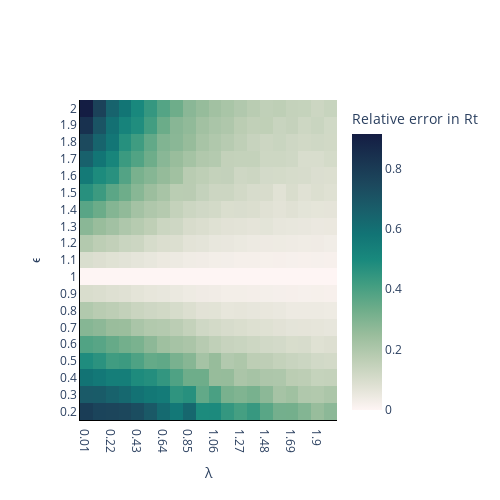

The code cell stored with this chart in its notebook:
### Markdown cell above
### Compute heatmap of the divergence between posteriors fitted the true and baseline ϵ for different values of ϵ and λ

### Code cell
fig = go.Figure()

# Plot heatmap
fig.add_trace(
    go.Heatmap(
        x=np.round(lambdas, 2),
        y=np.round(epsilon_values, 2),
        z=difference,
        type = 'heatmap',
        coloraxis= 'coloraxis',
    ),
)

# Add axis labels
fig.update_xaxes(type='category', title_text='λ')
fig.update_yaxes(type='category', title_text='ϵ')

fig.update_layout(
    boxmode='group',
    height=500,
    width=500,
    plot_bgcolor='white',
    xaxis=dict(
        linecolor='black'),
    yaxis=dict(
        linecolor='black'),
    coloraxis=dict(colorscale='tempo'))


fig.update_layout(
    coloraxis_colorbar=dict(
        title="Relative error in Rt",
    ),
)

fig.write_image('Heatmap.pdf')
fig.show()

### Figure 1 — Plotly figure (JSON) as saved in the notebook; plotly's stock layout.template omitted (floating-point values rounded to 4 significant figures; data arrays with more than 128 entries replaced by an {"elided": "..."} marker saying what was removed)
{"data": [{"coloraxis": "coloraxis", "type": "heatmap", "x": [0.01, 0.11, 0.22, 0.32, 0.43, 0.53, 0.64, 0.74, 0.85, 0.95, 1.06, 1.16, 1.27, 1.37, 1.48, 1.58, 1.69, 1.79, 1.9, 2], "y": [0.2, 0.3, 0.4, 0.5, 0.6, 0.7, 0.8, 0.9, 1, 1.1, 1.2, 1.3, 1.4, 1.5, 1.6, 1.7, 1.8, 1.9, 2], "z": {"elided": "19x20 float values"}}], "layout": {"boxmode": "group", "coloraxis": {"colorbar": {"title": {"text": "Relative error in Rt"}}, "colorscale": [[0, "rgb(254, 245, 244)"], [0.09091, "rgb(222, 224, 210)"], [0.1818, "rgb(189, 206, 181)"], [0.2727, "rgb(153, 189, 156)"], [0.3636, "rgb(110, 173, 138)"], [0.4545, "rgb(65, 157, 129)"], [0.5455, "rgb(25, 137, 125)"], [0.6364, "rgb(18, 116, 117)"], [0.7273, "rgb(25, 94, 106)"], [0.8182, "rgb(28, 72, 93)"], [0.9091, "rgb(25, 51, 80)"], [1, "rgb(20, 29, 67)"]]}, "height": 500, "plot_bgcolor": "white", "width": 500, "xaxis": {"linecolor": "black", "title": {"text": "λ"}, "type": "category"}, "yaxis": {"linecolor": "black", "title": {"text": "ϵ"}, "type": "category"}}}
